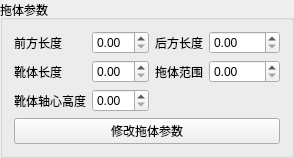
        <widget class="QGroupBox" name="groupBox_3">
         <property name="title">
          <string>拖体参数</string>
         </property>
         <layout class="QGridLayout" name="gridLayout_9">
          <item row="4" column="0">
           <widget class="QLabel" name="label_22">
            <property name="text">
             <string>靴体轴心高度</string>
            </property>
           </widget>
          </item>
          <item row="0" column="2">
           <widget class="QLabel" name="label_13">
            <property name="text">
             <string>后方长度</string>
            </property>
           </widget>
          </item>
          <item row="0" column="0">
           <widget class="QLabel" name="label_12">
            <property name="text">
             <string>前方长度</string>
            </property>
           </widget>
          </item>
          <item row="2" column="3">
           <widget class="QDoubleSpinBox" name="tow_body_range">
            <property name="enabled">
             <bool>true</bool>
            </property>
            <property name="maximum">
             <double>1000.000000000000000</double>
            </property>
           </widget>
          </item>
          <item row="5" column="0" colspan="4">
           <widget class="QPushButton" name="modifyTowedParam">
            <property name="text">
             <string>修改拖体参数</string>
            </property>
           </widget>
          </item>
          <item row="2" column="2">
           <widget class="QLabel" name="label_15">
            <property name="text">
             <string>拖体范围</string>
            </property>
           </widget>
          </item>
          <item row="4" column="1">
           <widget class="QDoubleSpinBox" name="boots_body_height">
            <property name="enabled">
             <bool>true</bool>
            </property>
           </widget>
          </item>
          <item row="0" column="1">
           <widget class="QDoubleSpinBox" name="forward">
            <property name="enabled">
             <bool>true</bool>
            </property>
            <property name="singleStep">
             <double>0.100000000000000</double>
            </property>
           </widget>
          </item>
          <item row="2" column="0">
           <widget class="QLabel" name="label_14">
            <property name="text">
             <string>靴体长度</string>
            </property>
           </widget>
          </item>
          <item row="2" column="1">
           <widget class="QDoubleSpinBox" name="boots_body_length"/>
          </item>
          <item row="0" column="3">
           <widget class="QDoubleSpinBox" name="backward">
            <property name="enabled">
             <bool>true</bool>
            </property>
           </widget>
          </item>
         </layout>
        </widget>
